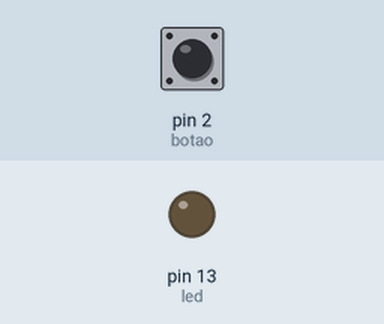
Recording of a sketch running on a simulated Arduino Uno, built with avr-gcc and run on an emulated ATmega328P. On the bench: output pins drawn as LEDs (lit = HIGH). Dashed ring = blinking. The inputs (shaded band) are chosen by the test bench; at power-on: pin 2 (botao) LOW.

Above: at 1.2 s.
1.3 s: pin 2 (botao) pulled HIGH for 1 s
At 1.45 s:
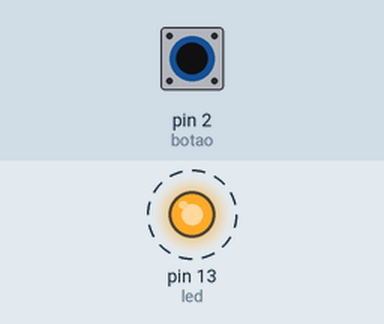
4.3 s: pin 2 (botao) pulled HIGH for 3.2 s
At 8.9 s:
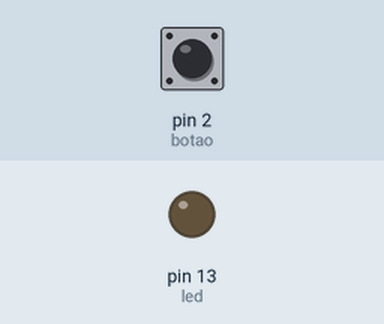
Timing chart, 0 to 10.4 s (numbered marks = the images above; inputs shaded):
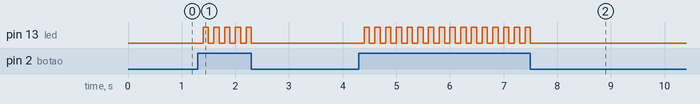

Measured:
- after the input at 1.3 s, pin 13 (led): alternates HIGH for 0.10 s and LOW for 0.10 s, 10 changes in all, then stays LOW, starting after 0.10 s
- after the input at 4.3 s, pin 13 (led): alternates HIGH for 0.10 s and LOW for 0.10 s, 32 changes in all, then stays LOW, starting after 0.10 s

The sketch:

09_Arduino_Controle_por_chave_B.ino
```cpp
int botao = 2;
int led = 13;
int estado = 0;
int ledState = LOW;

void setup()
{
  pinMode(led, OUTPUT);
  pinMode(botao, INPUT);
}

void loop()
{
  estado = digitalRead(botao);
  if(estado == HIGH)
  {
    if(ledState == LOW)
    {
      ledState = HIGH;
    }
    else
    {
      ledState = LOW;
    }
    delay(100);
  }
  digitalWrite(led, ledState);
}
```
